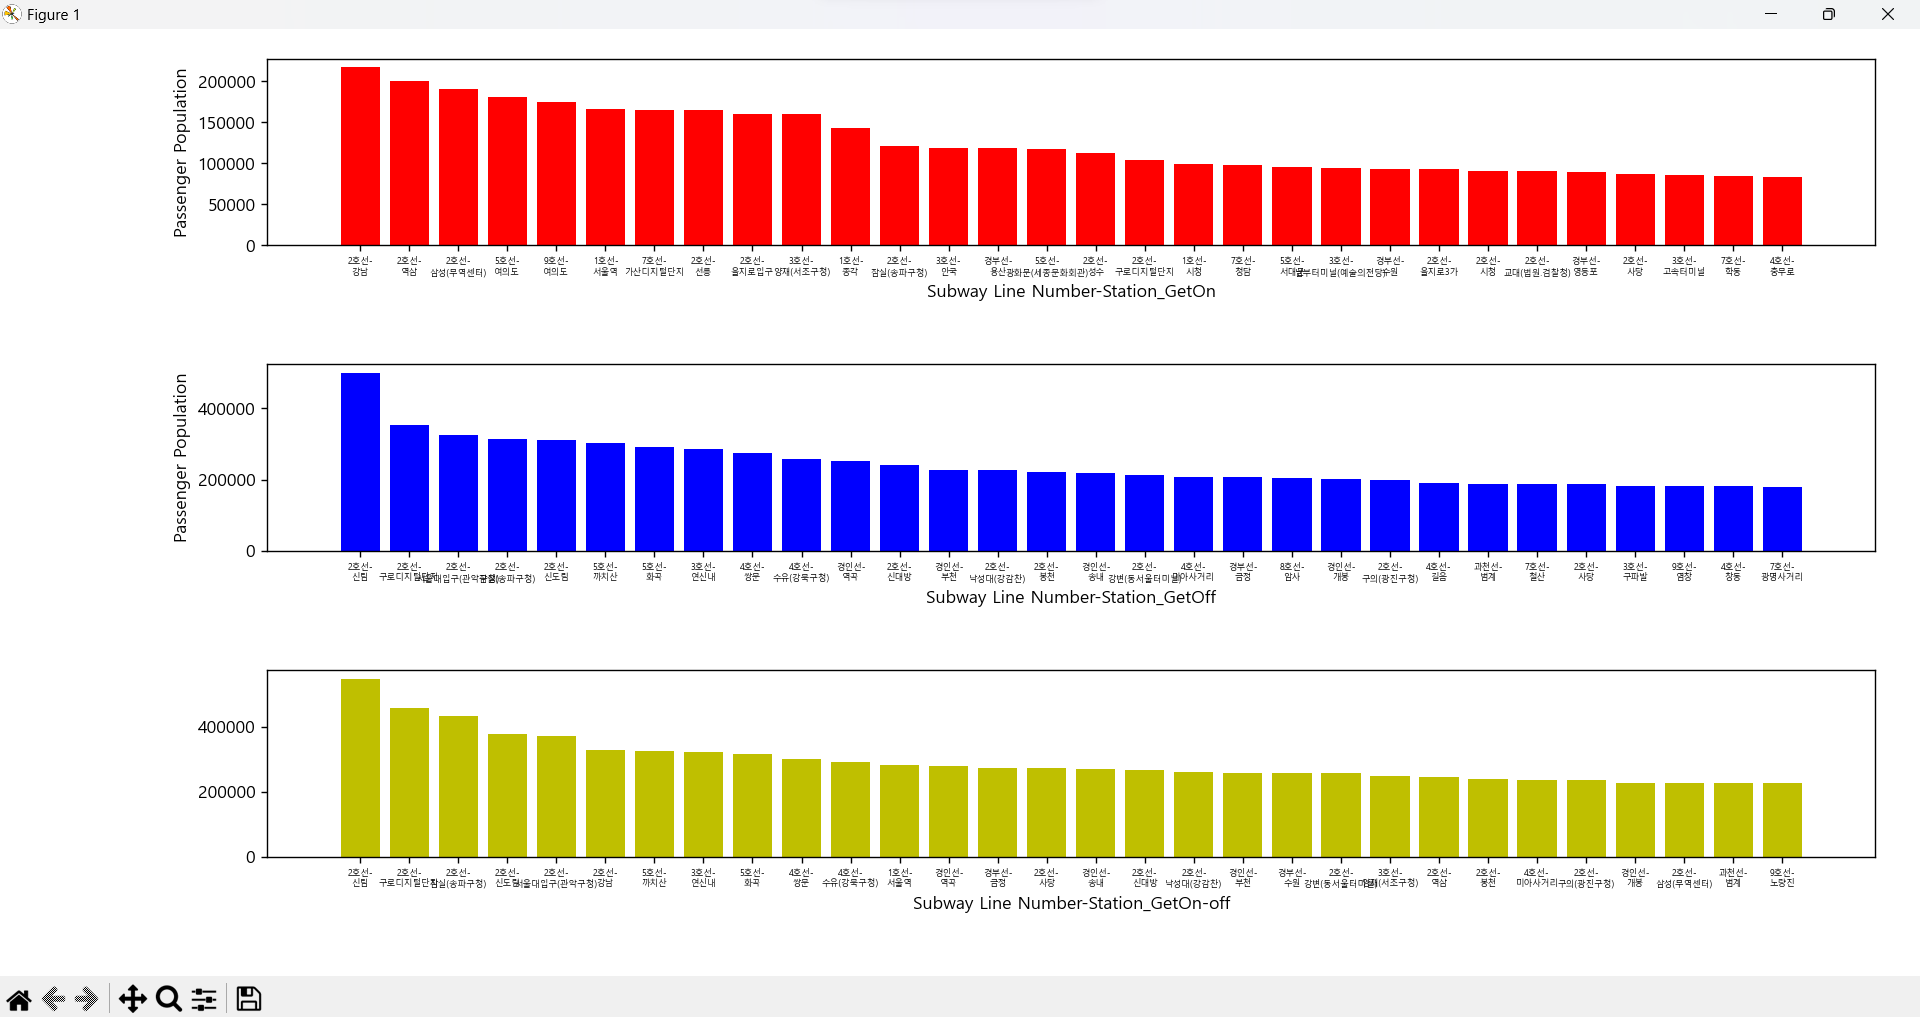

The script that drew this image:
def main():
    import matplotlib.pyplot as plt
    import csv
    from matplotlib import rc
    
    f=open('subway.csv','r',encoding='ANSI')
    data=csv.reader(f,delimiter=',')
    header=next(data)
    geton79=[]
    getoff79=[]
    getonoff79=[]
    for row in data:
        if (row[8]!=''and row[10]!=''):
            geton79.append([(row[1]+'-\n'+row[2]),(int(row[8])+int(row[10]))])
        if (row[9]!=''and row[11]!=''):
            getoff79.append([(row[1]+'-\n'+row[2]),(int(row[9])+int(row[11]))])
        if (row[8]!=''and row[10]!=''and row[9]!=''and row[11]!=''):
            getonoff79.append([(row[1]+'-\n'+row[2]),(int(row[8])+int(row[10])+int(row[9])+int(row[11]))])
    #내림차순 정렬.
    geton79.sort(key=lambda x:-x[1])
    getoff79.sort(key=lambda x:-x[1])
    getonoff79.sort(key=lambda x:-x[1])

    getonX=[]
    getonY=[]
    getoffX=[]
    getoffY=[]
    getonoffX=[]
    getonoffY=[]
    
    #30개추출.
    for i in range(30):
        getonX.append(geton79[i][0])
        getonY.append(geton79[i][1])
    for i in range(30):
        getoffX.append(getoff79[i][0])
        getoffY.append(getoff79[i][1])
    for i in range(30):
        getonoffX.append(getonoff79[i][0])
        getonoffY.append(getonoff79[i][1])

    plt.rc('font',family='Malgun Gothic')
    #plt.rcParams['axes.unicode_minus']=False
    plt.subplot(3,1,1)
    plt.bar(getonX,getonY,color='r')
    plt.xticks(fontsize=5)
    plt.xlabel('Subway Line Number-Station_GetOn')
    plt.ylabel('Passenger Population')

    plt.subplot(3,1,2)
    plt.bar(getoffX,getoffY,color='b')
    plt.xticks(fontsize=5)
    plt.xlabel('Subway Line Number-Station_GetOff')
    plt.ylabel('Passenger Population')

    plt.subplot(3,1,3)
    plt.bar(getonoffX,getonoffY,color='y')
    plt.xticks(fontsize=5)
    plt.xlabel('Subway Line Number-Station_GetOn-off')
    plt.tight_layout()
    plt.show()
    
    plt.ylabel('Passenger Population')
if __name__ == '__main__':
    main()
